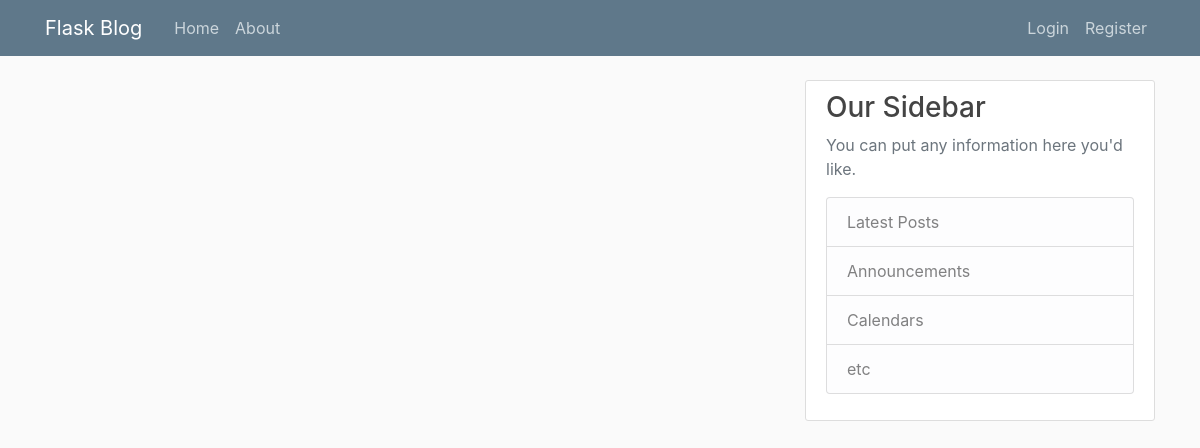
Page /home on the earlier database version.
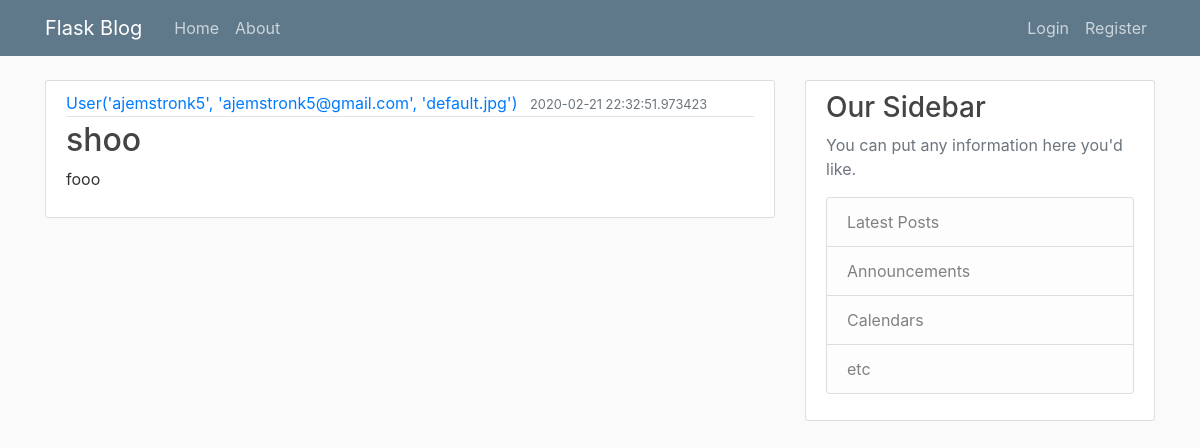
Same page on the later database version.
### flaskblog/models.py (models this page shows, shortened)
class Post(db.Model):
    id = db.Column(db.Integer, primary_key=True)
    title = db.Column(db.String(100), nullable=False)
    date_posted = db.Column(db.DateTime, nullable=False, default=datetime.utcnow)
    content = db.Column(db.Text, nullable=False)
    user_id = db.Column(db.Integer, db.ForeignKey('user.id'), nullable=False)

class User(db.Model, UserMixin):
    id = db.Column(db.Integer, primary_key=True)
    username = db.Column(db.String(20), unique=True, nullable=False)
    email = db.Column(db.String(120), unique=True, nullable=False)
    image_file = db.Column(db.String(20), nullable=False, default='default.jpg')
    password = db.Column(db.String(60), nullable=False)
    posts = db.relationship('Post', backref='author', lazy=True)
    def __repr__(self):
        return f"User('{self.username}', '{self.email}', '{self.image_file}')"

### flaskblog/routes.py (the view)
@app.route("/")
@app.route("/home")
def home():
    page = request.args.get('page', 1, type=int)
    posts = Post.query.order_by(Post.date_posted.desc()).paginate(page=page, per_page=5)
    return render_template('home.html', posts=posts)

### flaskblog/templates/home.html
{% extends "layout.html" %}
{% block content %}
    {% for post in posts%}
            <article class="media content-section">
                <div class="media-body">
                <div class="article-metadata">
                    <a class="mr-2" href="#">{{ post.author }}</a>
                    <small class="text-muted">{{ post.date_posted }}</small>
                </div>
                <h2><a class="article-title" href="#">{{ post.title }}</a></h2>
                <p class="article-content">{{ post.content }}</p>
                </div>
            </article>
    {% endfor %}
{% endblock content %}

Differences in the rows shown:
added Post: author "User('ajemstronk5', 'ajemstronk5@gmail.com', 'default.jpg')", date_posted "2020-02-21 22:32:51.973423", title "shoo", content "fooo"
